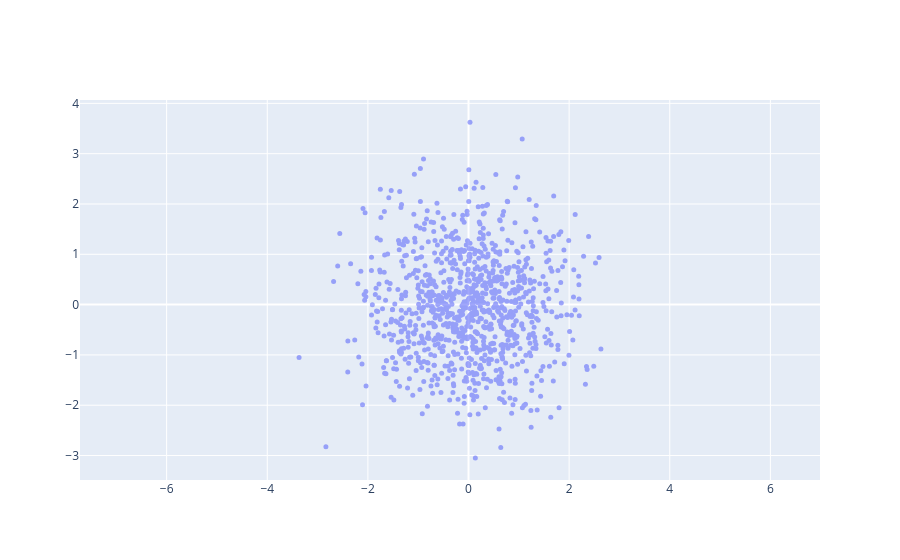

Notebook source saved alongside this figure:
### Code cell
data=go.Scatter(
    x=Z[0], y=Z[1], mode='markers',
    marker=dict(size=5),opacity=.6)
fig = go.Figure()
fig.add_trace(data)
#fig.add_trace(Wvectors)
#fig.add_trace(WQvectors)
#fig.add_trace(Rvectors)
fig.update_yaxes(
    scaleanchor = "x",
    scaleratio = 1,
  )
fig.show()

### Figure 1 — Plotly figure (JSON) as saved in the notebook; plotly's stock layout.template omitted (floating-point values rounded to 4 significant figures; data arrays with more than 128 entries replaced by an {"elided": "..."} marker saying what was removed)
{"data": [{"marker": {"size": 5}, "mode": "markers", "opacity": 0.6, "type": "scatter", "x": {"elided": "1000 float values"}, "y": {"elided": "1000 float values"}}], "layout": {"yaxis": {"scaleanchor": "x", "scaleratio": 1}}}
